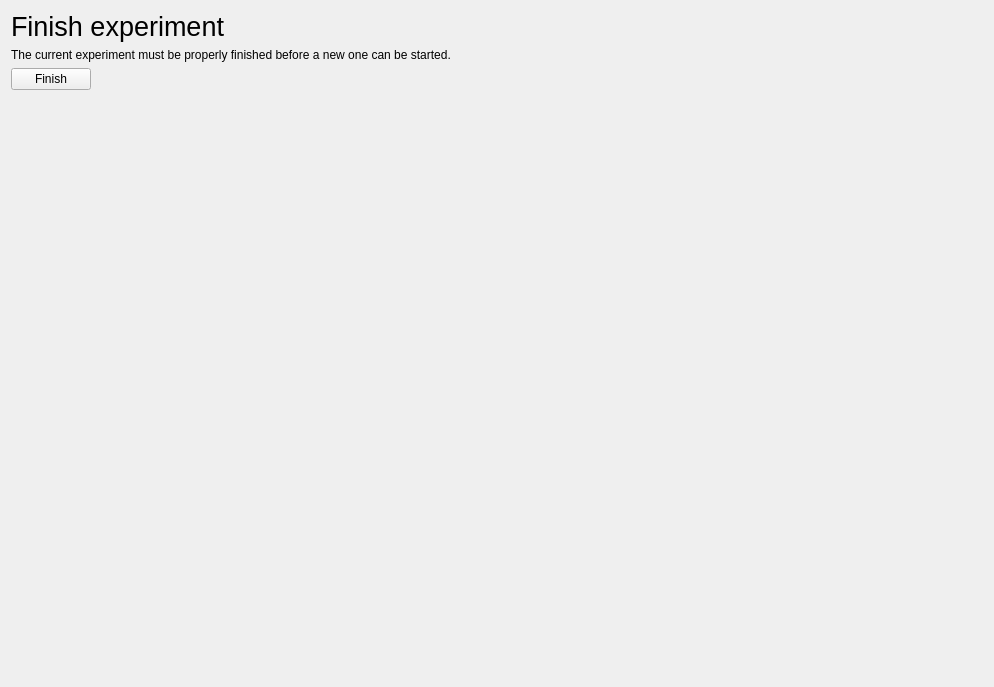
<?xml version="1.0" encoding="UTF-8"?>
<ui version="4.0">
 <class>Form</class>
 <widget class="QWidget" name="Form">
  <property name="geometry">
   <rect>
    <x>0</x>
    <y>0</y>
    <width>994</width>
    <height>687</height>
   </rect>
  </property>
  <property name="sizePolicy">
   <sizepolicy hsizetype="Expanding" vsizetype="Preferred">
    <horstretch>0</horstretch>
    <verstretch>0</verstretch>
   </sizepolicy>
  </property>
  <property name="windowTitle">
   <string>Form</string>
  </property>
  <layout class="QVBoxLayout" name="verticalLayout">
   <item>
    <widget class="QLabel" name="label_2">
     <property name="font">
      <font>
       <pointsize>20</pointsize>
      </font>
     </property>
     <property name="styleSheet">
      <string notr="true">font-size: 20pt;</string>
     </property>
     <property name="text">
      <string>Finish experiment</string>
     </property>
    </widget>
   </item>
   <item>
    <widget class="QLabel" name="label">
     <property name="sizePolicy">
      <sizepolicy hsizetype="Expanding" vsizetype="Preferred">
       <horstretch>0</horstretch>
       <verstretch>0</verstretch>
      </sizepolicy>
     </property>
     <property name="text">
      <string>The current experiment must be properly finished before a new one can be started.</string>
     </property>
    </widget>
   </item>
   <item>
    <widget class="QPushButton" name="finishButton">
     <property name="sizePolicy">
      <sizepolicy hsizetype="Fixed" vsizetype="Fixed">
       <horstretch>0</horstretch>
       <verstretch>0</verstretch>
      </sizepolicy>
     </property>
     <property name="text">
      <string>Finish</string>
     </property>
     <property name="default">
      <bool>false</bool>
     </property>
    </widget>
   </item>
   <item>
    <spacer name="verticalSpacer">
     <property name="orientation">
      <enum>Qt::Vertical</enum>
     </property>
     <property name="sizeHint" stdset="0">
      <size>
       <width>20</width>
       <height>40</height>
      </size>
     </property>
    </spacer>
   </item>
  </layout>
 </widget>
 <resources/>
 <connections/>
</ui>
